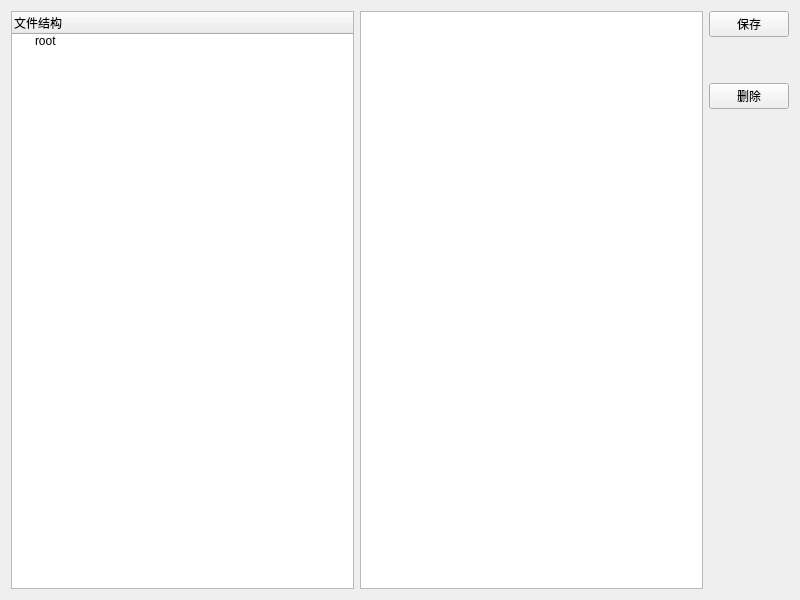
<?xml version="1.0" encoding="UTF-8"?>
<ui version="4.0">
 <class>fileWindow</class>
 <widget class="QWidget" name="fileWindow">
  <property name="geometry">
   <rect>
    <x>0</x>
    <y>0</y>
    <width>800</width>
    <height>600</height>
   </rect>
  </property>
  <property name="windowTitle">
   <string>fileWindow</string>
  </property>
  <layout class="QGridLayout" name="gridLayout">
   <item row="0" column="0">
    <widget class="QTreeWidget" name="treeWidget">
     <column>
      <property name="text">
       <string>文件结构</string>
      </property>
     </column>
     <item>
      <property name="text">
       <string>root</string>
      </property>
     </item>
    </widget>
   </item>
   <item row="0" column="1">
    <widget class="QTextEdit" name="textEdit"/>
   </item>
   <item row="0" column="2">
    <layout class="QVBoxLayout" name="verticalLayout">
     <item>
      <widget class="QPushButton" name="pushButton">
       <property name="text">
        <string>保存</string>
       </property>
      </widget>
     </item>
     <item>
      <spacer name="verticalSpacer_2">
       <property name="orientation">
        <enum>Qt::Vertical</enum>
       </property>
       <property name="sizeType">
        <enum>QSizePolicy::Minimum</enum>
       </property>
       <property name="sizeHint" stdset="0">
        <size>
         <width>20</width>
         <height>40</height>
        </size>
       </property>
      </spacer>
     </item>
     <item>
      <widget class="QPushButton" name="pushButton_2">
       <property name="text">
        <string>删除</string>
       </property>
      </widget>
     </item>
     <item>
      <spacer name="verticalSpacer">
       <property name="orientation">
        <enum>Qt::Vertical</enum>
       </property>
       <property name="sizeHint" stdset="0">
        <size>
         <width>20</width>
         <height>40</height>
        </size>
       </property>
      </spacer>
     </item>
    </layout>
   </item>
  </layout>
 </widget>
 <resources/>
 <connections/>
</ui>
